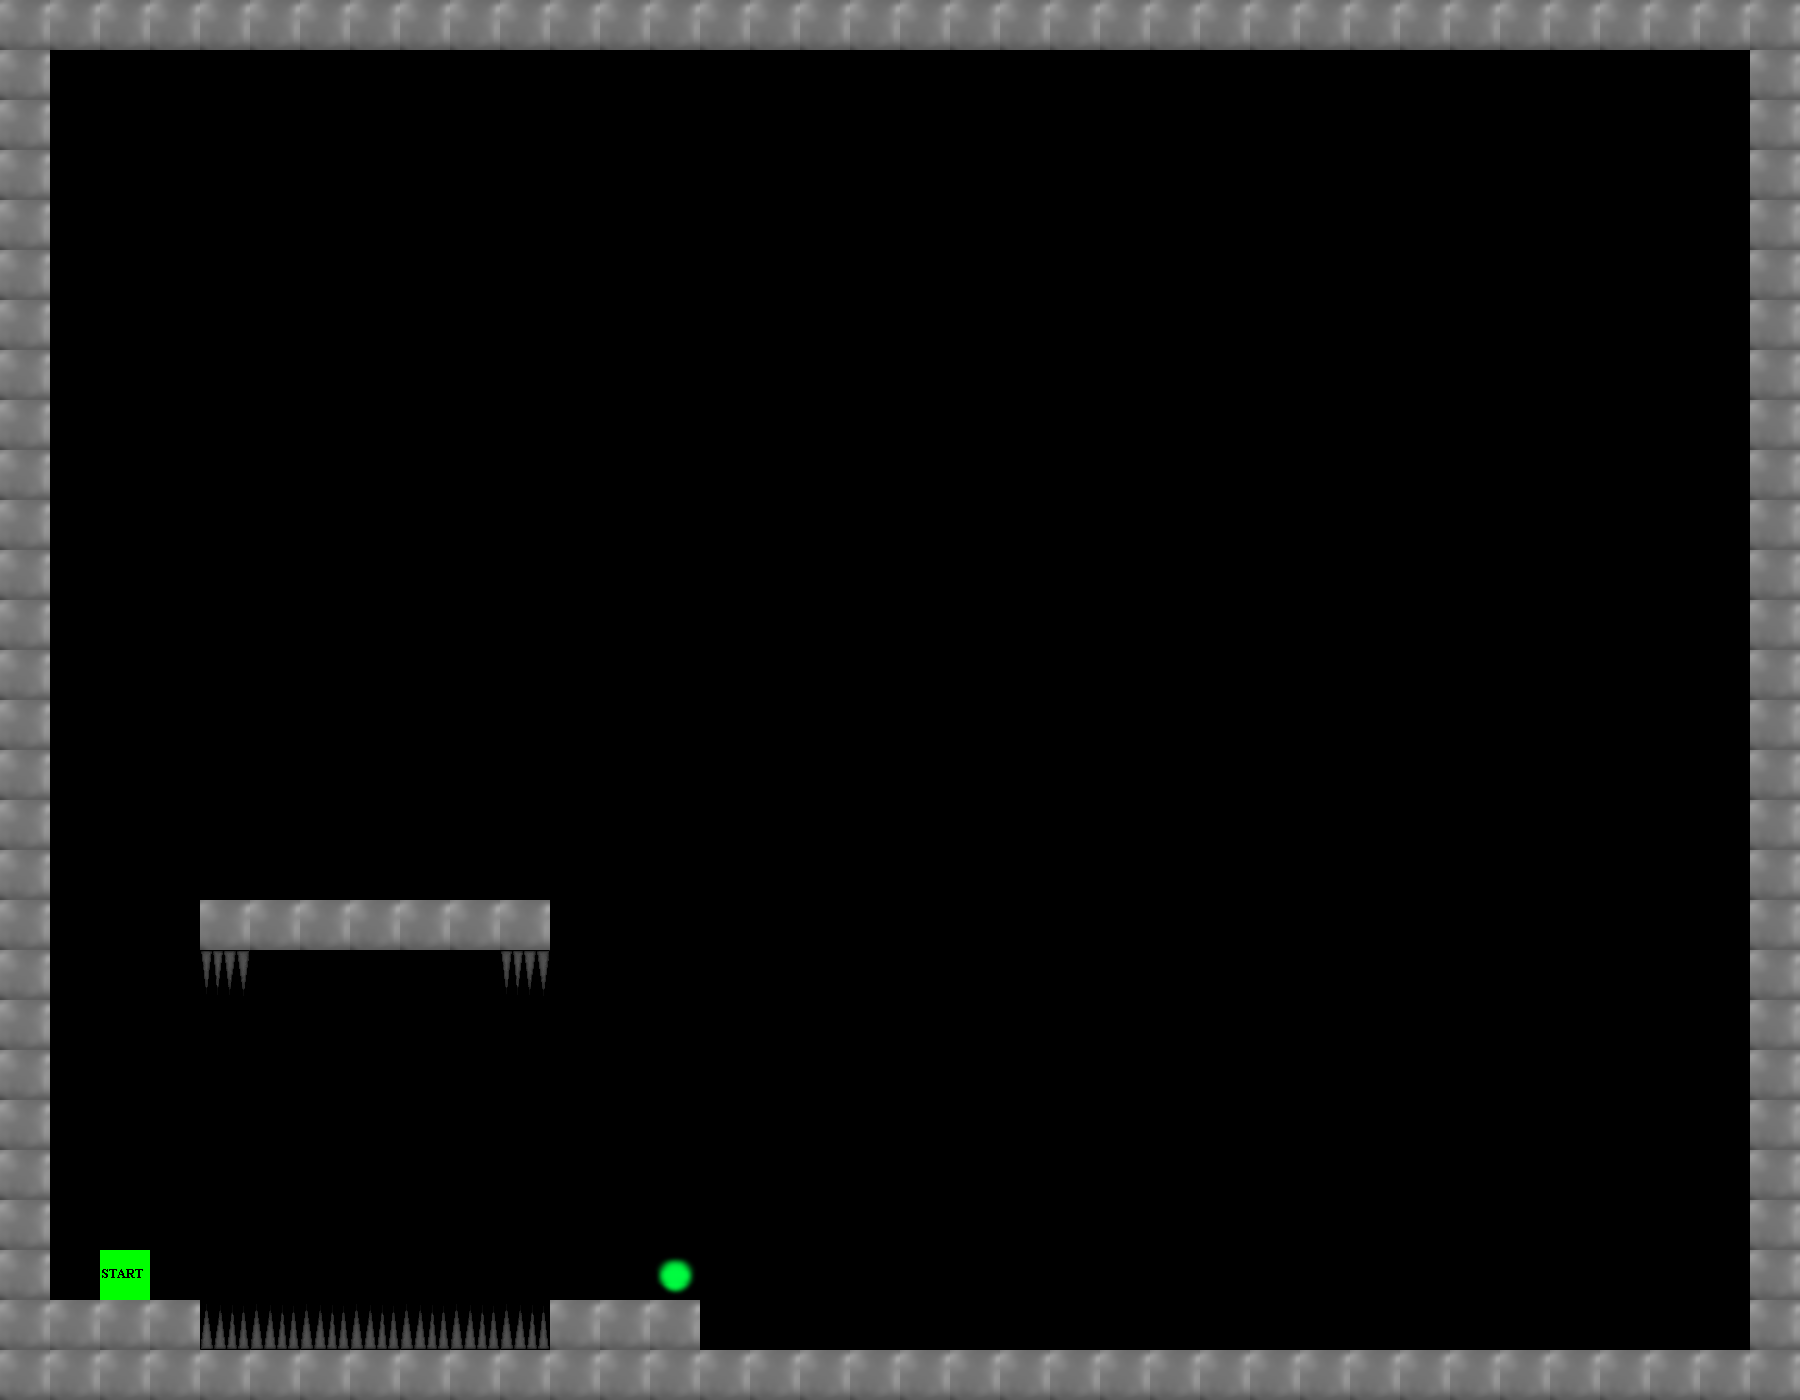

This game map was drawn from its Tiled (.tmx) file and the tilesets committed beside it. A one-line description and the full map source follow:
An orthogonal 36x28 tile map with 50x50 px tiles, 3 tile layers (Collision, Border, Start), 4 tilesets.

<map version="1.0" orientation="orthogonal" renderorder="right-down" width="36" height="28" tilewidth="50" tileheight="50">
 <tileset firstgid="1" name="Metal" tilewidth="50" tileheight="50">
  <image source="metal.png" trans="ff0004" width="50" height="50" />
  <tile id="0">
   <properties>
    <property name="collide" value="" />
   </properties>
  </tile>
 </tileset>
 <tileset firstgid="2" name="spikes" tilewidth="50" tileheight="50">
  <image source="spikes_matrix.png" trans="ff0004" width="200" height="50" />
  <tile id="0">
   <properties>
    <property name="deadly" value="" />
   </properties>
  </tile>
  <tile id="1">
   <properties>
    <property name="deadly" value="" />
   </properties>
  </tile>
  <tile id="2">
   <properties>
    <property name="deadly" value="" />
   </properties>
  </tile>
  <tile id="3">
   <properties>
    <property name="deadly" value="" />
   </properties>
  </tile>
 </tileset>
 <tileset firstgid="6" name="end" tilewidth="50" tileheight="50">
  <image source="end.png" trans="ff0004" width="50" height="50" />
  <tile id="0">
   <properties>
    <property name="end" value="" />
   </properties>
  </tile>
 </tileset>
 <tileset firstgid="7" name="start" tilewidth="50" tileheight="50">
  <image source="start.png" trans="ff0004" width="50" height="50" />
  <tile id="0">
   <properties>
    <property name="start" value="" />
   </properties>
  </tile>
 </tileset>
 <layer name="Collision" width="36" height="28">
  <data encoding="csv">
0,0,0,0,0,0,0,0,0,0,0,0,0,0,0,0,0,0,0,0,0,0,0,0,0,0,0,0,0,0,0,0,0,0,0,0,
0,0,0,0,0,0,0,0,0,0,0,0,0,0,0,0,0,0,0,0,0,0,0,0,0,0,0,0,0,0,0,0,0,0,0,0,
0,0,0,0,0,0,0,0,0,0,0,0,0,0,0,0,0,0,0,0,0,0,0,0,0,0,0,0,0,0,0,0,0,0,0,0,
0,0,0,0,0,0,0,0,0,0,0,0,0,0,0,0,0,0,0,0,0,0,0,0,0,0,0,0,0,0,0,0,0,0,0,0,
0,0,0,0,0,0,0,0,0,0,0,0,0,0,0,0,0,0,0,0,0,0,0,0,0,0,0,0,0,0,0,0,0,0,0,0,
0,0,0,0,0,0,0,0,0,0,0,0,0,0,0,0,0,0,0,0,0,0,0,0,0,0,0,0,0,0,0,0,0,0,0,0,
0,0,0,0,0,0,0,0,0,0,0,0,0,0,0,0,0,0,0,0,0,0,0,0,0,0,0,0,0,0,0,0,0,0,0,0,
0,0,0,0,0,0,0,0,0,0,0,0,0,0,0,0,0,0,0,0,0,0,0,0,0,0,0,0,0,0,0,0,0,0,0,0,
0,0,0,0,0,0,0,0,0,0,0,0,0,0,0,0,0,0,0,0,0,0,0,0,0,0,0,0,0,0,0,0,0,0,0,0,
0,0,0,0,0,0,0,0,0,0,0,0,0,0,0,0,0,0,0,0,0,0,0,0,0,0,0,0,0,0,0,0,0,0,0,0,
0,0,0,0,0,0,0,0,0,0,0,0,0,0,0,0,0,0,0,0,0,0,0,0,0,0,0,0,0,0,0,0,0,0,0,0,
0,0,0,0,0,0,0,0,0,0,0,0,0,0,0,0,0,0,0,0,0,0,0,0,0,0,0,0,0,0,0,0,0,0,0,0,
0,0,0,0,0,0,0,0,0,0,0,0,0,0,0,0,0,0,0,0,0,0,0,0,0,0,0,0,0,0,0,0,0,0,0,0,
0,0,0,0,0,0,0,0,0,0,0,0,0,0,0,0,0,0,0,0,0,0,0,0,0,0,0,0,0,0,0,0,0,0,0,0,
0,0,0,0,0,0,0,0,0,0,0,0,0,0,0,0,0,0,0,0,0,0,0,0,0,0,0,0,0,0,0,0,0,0,0,0,
0,0,0,0,0,0,0,0,0,0,0,0,0,0,0,0,0,0,0,0,0,0,0,0,0,0,0,0,0,0,0,0,0,0,0,0,
0,0,0,0,0,0,0,0,0,0,0,0,0,0,0,0,0,0,0,0,0,0,0,0,0,0,0,0,0,0,0,0,0,0,0,0,
0,0,0,0,0,0,0,0,0,0,0,0,0,0,0,0,0,0,0,0,0,0,0,0,0,0,0,0,0,0,0,0,0,0,0,0,
0,0,0,0,1,1,1,1,1,1,1,0,0,0,0,0,0,0,0,0,0,0,0,0,0,0,0,0,0,0,0,0,0,0,0,0,
0,0,0,0,3,0,0,0,0,0,3,0,0,0,0,0,0,0,0,0,0,0,0,0,0,0,0,0,0,0,0,0,0,0,0,0,
0,0,0,0,0,0,0,0,0,0,0,0,0,0,0,0,0,0,0,0,0,0,0,0,0,0,0,0,0,0,0,0,0,0,0,0,
0,0,0,0,0,0,0,0,0,0,0,0,0,0,0,0,0,0,0,0,0,0,0,0,0,0,0,0,0,0,0,0,0,0,0,0,
0,0,0,0,0,0,0,0,0,0,0,0,0,0,0,0,0,0,0,0,0,0,0,0,0,0,0,0,0,0,0,0,0,0,0,0,
0,0,0,0,0,0,0,0,0,0,0,0,0,0,0,0,0,0,0,0,0,0,0,0,0,0,0,0,0,0,0,0,0,0,0,0,
0,0,0,0,0,0,0,0,0,0,0,0,0,0,0,0,0,0,0,0,0,0,0,0,0,0,0,0,0,0,0,0,0,0,0,0,
0,0,0,0,0,0,0,0,0,0,0,0,0,6,0,0,0,0,0,0,0,0,0,0,0,0,0,0,0,0,0,0,0,0,0,0,
0,1,1,1,2,2,2,2,2,2,2,1,1,1,0,0,0,0,0,0,0,0,0,0,0,0,0,0,0,0,0,0,0,0,0,0,
0,0,0,0,0,0,0,0,0,0,0,0,0,0,0,0,0,0,0,0,0,0,0,0,0,0,0,0,0,0,0,0,0,0,0,0
</data>
 </layer>
 <layer name="Border" width="36" height="28">
  <data encoding="csv">
1,1,1,1,1,1,1,1,1,1,1,1,1,1,1,1,1,1,1,1,1,1,1,1,1,1,1,1,1,1,1,1,1,1,1,1,
1,0,0,0,0,0,0,0,0,0,0,0,0,0,0,0,0,0,0,0,0,0,0,0,0,0,0,0,0,0,0,0,0,0,0,1,
1,0,0,0,0,0,0,0,0,0,0,0,0,0,0,0,0,0,0,0,0,0,0,0,0,0,0,0,0,0,0,0,0,0,0,1,
1,0,0,0,0,0,0,0,0,0,0,0,0,0,0,0,0,0,0,0,0,0,0,0,0,0,0,0,0,0,0,0,0,0,0,1,
1,0,0,0,0,0,0,0,0,0,0,0,0,0,0,0,0,0,0,0,0,0,0,0,0,0,0,0,0,0,0,0,0,0,0,1,
1,0,0,0,0,0,0,0,0,0,0,0,0,0,0,0,0,0,0,0,0,0,0,0,0,0,0,0,0,0,0,0,0,0,0,1,
1,0,0,0,0,0,0,0,0,0,0,0,0,0,0,0,0,0,0,0,0,0,0,0,0,0,0,0,0,0,0,0,0,0,0,1,
1,0,0,0,0,0,0,0,0,0,0,0,0,0,0,0,0,0,0,0,0,0,0,0,0,0,0,0,0,0,0,0,0,0,0,1,
1,0,0,0,0,0,0,0,0,0,0,0,0,0,0,0,0,0,0,0,0,0,0,0,0,0,0,0,0,0,0,0,0,0,0,1,
1,0,0,0,0,0,0,0,0,0,0,0,0,0,0,0,0,0,0,0,0,0,0,0,0,0,0,0,0,0,0,0,0,0,0,1,
1,0,0,0,0,0,0,0,0,0,0,0,0,0,0,0,0,0,0,0,0,0,0,0,0,0,0,0,0,0,0,0,0,0,0,1,
1,0,0,0,0,0,0,0,0,0,0,0,0,0,0,0,0,0,0,0,0,0,0,0,0,0,0,0,0,0,0,0,0,0,0,1,
1,0,0,0,0,0,0,0,0,0,0,0,0,0,0,0,0,0,0,0,0,0,0,0,0,0,0,0,0,0,0,0,0,0,0,1,
1,0,0,0,0,0,0,0,0,0,0,0,0,0,0,0,0,0,0,0,0,0,0,0,0,0,0,0,0,0,0,0,0,0,0,1,
1,0,0,0,0,0,0,0,0,0,0,0,0,0,0,0,0,0,0,0,0,0,0,0,0,0,0,0,0,0,0,0,0,0,0,1,
1,0,0,0,0,0,0,0,0,0,0,0,0,0,0,0,0,0,0,0,0,0,0,0,0,0,0,0,0,0,0,0,0,0,0,1,
1,0,0,0,0,0,0,0,0,0,0,0,0,0,0,0,0,0,0,0,0,0,0,0,0,0,0,0,0,0,0,0,0,0,0,1,
1,0,0,0,0,0,0,0,0,0,0,0,0,0,0,0,0,0,0,0,0,0,0,0,0,0,0,0,0,0,0,0,0,0,0,1,
1,0,0,0,0,0,0,0,0,0,0,0,0,0,0,0,0,0,0,0,0,0,0,0,0,0,0,0,0,0,0,0,0,0,0,1,
1,0,0,0,0,0,0,0,0,0,0,0,0,0,0,0,0,0,0,0,0,0,0,0,0,0,0,0,0,0,0,0,0,0,0,1,
1,0,0,0,0,0,0,0,0,0,0,0,0,0,0,0,0,0,0,0,0,0,0,0,0,0,0,0,0,0,0,0,0,0,0,1,
1,0,0,0,0,0,0,0,0,0,0,0,0,0,0,0,0,0,0,0,0,0,0,0,0,0,0,0,0,0,0,0,0,0,0,1,
1,0,0,0,0,0,0,0,0,0,0,0,0,0,0,0,0,0,0,0,0,0,0,0,0,0,0,0,0,0,0,0,0,0,0,1,
1,0,0,0,0,0,0,0,0,0,0,0,0,0,0,0,0,0,0,0,0,0,0,0,0,0,0,0,0,0,0,0,0,0,0,1,
1,0,0,0,0,0,0,0,0,0,0,0,0,0,0,0,0,0,0,0,0,0,0,0,0,0,0,0,0,0,0,0,0,0,0,1,
1,0,0,0,0,0,0,0,0,0,0,0,0,0,0,0,0,0,0,0,0,0,0,0,0,0,0,0,0,0,0,0,0,0,0,1,
1,0,0,0,0,0,0,0,0,0,0,0,0,0,0,0,0,0,0,0,0,0,0,0,0,0,0,0,0,0,0,0,0,0,0,1,
1,1,1,1,1,1,1,1,1,1,1,1,1,1,1,1,1,1,1,1,1,1,1,1,1,1,1,1,1,1,1,1,1,1,1,1
</data>
 </layer>
 <layer name="Start" width="36" height="28">
  <data encoding="csv">
0,0,0,0,0,0,0,0,0,0,0,0,0,0,0,0,0,0,0,0,0,0,0,0,0,0,0,0,0,0,0,0,0,0,0,0,
0,0,0,0,0,0,0,0,0,0,0,0,0,0,0,0,0,0,0,0,0,0,0,0,0,0,0,0,0,0,0,0,0,0,0,0,
0,0,0,0,0,0,0,0,0,0,0,0,0,0,0,0,0,0,0,0,0,0,0,0,0,0,0,0,0,0,0,0,0,0,0,0,
0,0,0,0,0,0,0,0,0,0,0,0,0,0,0,0,0,0,0,0,0,0,0,0,0,0,0,0,0,0,0,0,0,0,0,0,
0,0,0,0,0,0,0,0,0,0,0,0,0,0,0,0,0,0,0,0,0,0,0,0,0,0,0,0,0,0,0,0,0,0,0,0,
0,0,0,0,0,0,0,0,0,0,0,0,0,0,0,0,0,0,0,0,0,0,0,0,0,0,0,0,0,0,0,0,0,0,0,0,
0,0,0,0,0,0,0,0,0,0,0,0,0,0,0,0,0,0,0,0,0,0,0,0,0,0,0,0,0,0,0,0,0,0,0,0,
0,0,0,0,0,0,0,0,0,0,0,0,0,0,0,0,0,0,0,0,0,0,0,0,0,0,0,0,0,0,0,0,0,0,0,0,
0,0,0,0,0,0,0,0,0,0,0,0,0,0,0,0,0,0,0,0,0,0,0,0,0,0,0,0,0,0,0,0,0,0,0,0,
0,0,0,0,0,0,0,0,0,0,0,0,0,0,0,0,0,0,0,0,0,0,0,0,0,0,0,0,0,0,0,0,0,0,0,0,
0,0,0,0,0,0,0,0,0,0,0,0,0,0,0,0,0,0,0,0,0,0,0,0,0,0,0,0,0,0,0,0,0,0,0,0,
0,0,0,0,0,0,0,0,0,0,0,0,0,0,0,0,0,0,0,0,0,0,0,0,0,0,0,0,0,0,0,0,0,0,0,0,
0,0,0,0,0,0,0,0,0,0,0,0,0,0,0,0,0,0,0,0,0,0,0,0,0,0,0,0,0,0,0,0,0,0,0,0,
0,0,0,0,0,0,0,0,0,0,0,0,0,0,0,0,0,0,0,0,0,0,0,0,0,0,0,0,0,0,0,0,0,0,0,0,
0,0,0,0,0,0,0,0,0,0,0,0,0,0,0,0,0,0,0,0,0,0,0,0,0,0,0,0,0,0,0,0,0,0,0,0,
0,0,0,0,0,0,0,0,0,0,0,0,0,0,0,0,0,0,0,0,0,0,0,0,0,0,0,0,0,0,0,0,0,0,0,0,
0,0,0,0,0,0,0,0,0,0,0,0,0,0,0,0,0,0,0,0,0,0,0,0,0,0,0,0,0,0,0,0,0,0,0,0,
0,0,0,0,0,0,0,0,0,0,0,0,0,0,0,0,0,0,0,0,0,0,0,0,0,0,0,0,0,0,0,0,0,0,0,0,
0,0,0,0,0,0,0,0,0,0,0,0,0,0,0,0,0,0,0,0,0,0,0,0,0,0,0,0,0,0,0,0,0,0,0,0,
0,0,0,0,0,0,0,0,0,0,0,0,0,0,0,0,0,0,0,0,0,0,0,0,0,0,0,0,0,0,0,0,0,0,0,0,
0,0,0,0,0,0,0,0,0,0,0,0,0,0,0,0,0,0,0,0,0,0,0,0,0,0,0,0,0,0,0,0,0,0,0,0,
0,0,0,0,0,0,0,0,0,0,0,0,0,0,0,0,0,0,0,0,0,0,0,0,0,0,0,0,0,0,0,0,0,0,0,0,
0,0,0,0,0,0,0,0,0,0,0,0,0,0,0,0,0,0,0,0,0,0,0,0,0,0,0,0,0,0,0,0,0,0,0,0,
0,0,0,0,0,0,0,0,0,0,0,0,0,0,0,0,0,0,0,0,0,0,0,0,0,0,0,0,0,0,0,0,0,0,0,0,
0,0,0,0,0,0,0,0,0,0,0,0,0,0,0,0,0,0,0,0,0,0,0,0,0,0,0,0,0,0,0,0,0,0,0,0,
0,0,7,0,0,0,0,0,0,0,0,0,0,0,0,0,0,0,0,0,0,0,0,0,0,0,0,0,0,0,0,0,0,0,0,0,
0,0,0,0,0,0,0,0,0,0,0,0,0,0,0,0,0,0,0,0,0,0,0,0,0,0,0,0,0,0,0,0,0,0,0,0,
0,0,0,0,0,0,0,0,0,0,0,0,0,0,0,0,0,0,0,0,0,0,0,0,0,0,0,0,0,0,0,0,0,0,0,0
</data>
 </layer>
</map>